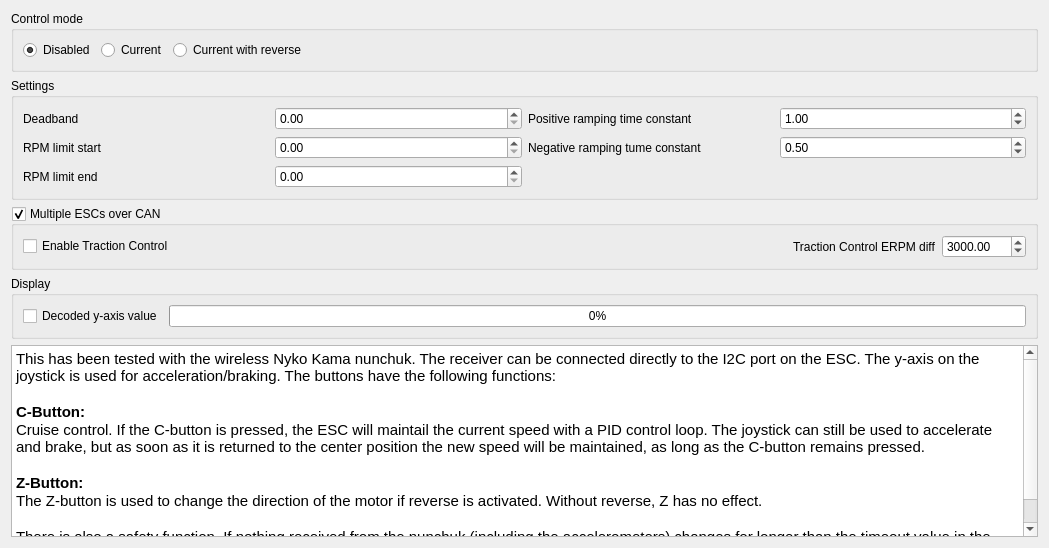
            <widget class="QWidget" name="tab_21">
             <attribute name="title">
              <string>Nunchuk</string>
             </attribute>
             <layout class="QVBoxLayout" name="verticalLayout_32">
              <item>
               <widget class="QGroupBox" name="groupBox_24">
                <property name="title">
                 <string>Control mode</string>
                </property>
                <layout class="QHBoxLayout" name="horizontalLayout_31">
                 <item>
                  <layout class="QHBoxLayout" name="horizontalLayout_35">
                   <item>
                    <widget class="QRadioButton" name="appconfChukDisabledButton">
                     <property name="text">
                      <string>Disabled</string>
                     </property>
                     <property name="checked">
                      <bool>true</bool>
                     </property>
                    </widget>
                   </item>
                   <item>
                    <widget class="QRadioButton" name="appconfChukCurrentNorevButton">
                     <property name="text">
                      <string>Current</string>
                     </property>
                    </widget>
                   </item>
                   <item>
                    <widget class="QRadioButton" name="appconfChukCurrentButton">
                     <property name="text">
                      <string>Current with reverse</string>
                     </property>
                    </widget>
                   </item>
                  </layout>
                 </item>
                 <item>
                  <spacer name="horizontalSpacer_11">
                   <property name="orientation">
                    <enum>Qt::Horizontal</enum>
                   </property>
                   <property name="sizeHint" stdset="0">
                    <size>
                     <width>720</width>
                     <height>20</height>
                    </size>
                   </property>
                  </spacer>
                 </item>
                </layout>
               </widget>
              </item>
              <item>
               <widget class="QGroupBox" name="groupBox_25">
                <property name="sizePolicy">
                 <sizepolicy hsizetype="Preferred" vsizetype="Fixed">
                  <horstretch>0</horstretch>
                  <verstretch>0</verstretch>
                 </sizepolicy>
                </property>
                <property name="title">
                 <string>Settings</string>
                </property>
                <layout class="QGridLayout" name="gridLayout_21">
                 <item row="0" column="0">
                  <widget class="QLabel" name="label_54">
                   <property name="text">
                    <string>Deadband</string>
                   </property>
                  </widget>
                 </item>
                 <item row="0" column="1">
                  <widget class="QDoubleSpinBox" name="appconfChukHystBox">
                   <property name="maximum">
                    <double>1.000000000000000</double>
                   </property>
                   <property name="singleStep">
                    <double>0.050000000000000</double>
                   </property>
                  </widget>
                 </item>
                 <item row="0" column="2">
                  <widget class="QLabel" name="label_63">
                   <property name="text">
                    <string>Positive ramping time constant</string>
                   </property>
                  </widget>
                 </item>
                 <item row="0" column="3">
                  <widget class="QDoubleSpinBox" name="appconfChukRampTimePosBox">
                   <property name="singleStep">
                    <double>0.100000000000000</double>
                   </property>
                   <property name="value">
                    <double>1.000000000000000</double>
                   </property>
                  </widget>
                 </item>
                 <item row="1" column="0">
                  <widget class="QLabel" name="label_56">
                   <property name="text">
                    <string>RPM limit start</string>
                   </property>
                  </widget>
                 </item>
                 <item row="1" column="1">
                  <widget class="QDoubleSpinBox" name="appconfChukRpmLimStartBox">
                   <property name="maximum">
                    <double>200000.000000000000000</double>
                   </property>
                   <property name="singleStep">
                    <double>100.000000000000000</double>
                   </property>
                  </widget>
                 </item>
                 <item row="1" column="2">
                  <widget class="QLabel" name="label_64">
                   <property name="text">
                    <string>Negative ramping tume constant</string>
                   </property>
                  </widget>
                 </item>
                 <item row="1" column="3">
                  <widget class="QDoubleSpinBox" name="appconfChukRampTimeNegBox">
                   <property name="singleStep">
                    <double>0.100000000000000</double>
                   </property>
                   <property name="value">
                    <double>0.500000000000000</double>
                   </property>
                  </widget>
                 </item>
                 <item row="2" column="0">
                  <widget class="QLabel" name="label_55">
                   <property name="text">
                    <string>RPM limit end</string>
                   </property>
                  </widget>
                 </item>
                 <item row="2" column="1">
                  <widget class="QDoubleSpinBox" name="appconfChukRpmLimEndBox">
                   <property name="maximum">
                    <double>200000.000000000000000</double>
                   </property>
                   <property name="singleStep">
                    <double>100.000000000000000</double>
                   </property>
                  </widget>
                 </item>
                </layout>
                <zorder>label_56</zorder>
                <zorder>appconfChukRpmLimStartBox</zorder>
                <zorder>label_54</zorder>
                <zorder>appconfChukHystBox</zorder>
                <zorder>label_55</zorder>
                <zorder>appconfChukRpmLimEndBox</zorder>
                <zorder>label_63</zorder>
                <zorder>appconfChukRampTimePosBox</zorder>
                <zorder>label_64</zorder>
                <zorder>appconfChukRampTimeNegBox</zorder>
               </widget>
              </item>
              <item>
               <widget class="QGroupBox" name="appconfChukMultiGroup">
                <property name="title">
                 <string>Multiple ESCs over CAN</string>
                </property>
                <property name="checkable">
                 <bool>true</bool>
                </property>
                <layout class="QHBoxLayout" name="horizontalLayout_36">
                 <item>
                  <widget class="QCheckBox" name="appconfChukTcBox">
                   <property name="text">
                    <string>Enable Traction Control</string>
                   </property>
                   <property name="checked">
                    <bool>false</bool>
                   </property>
                  </widget>
                 </item>
                 <item>
                  <spacer name="horizontalSpacer_13">
                   <property name="orientation">
                    <enum>Qt::Horizontal</enum>
                   </property>
                   <property name="sizeHint" stdset="0">
                    <size>
                     <width>40</width>
                     <height>20</height>
                    </size>
                   </property>
                  </spacer>
                 </item>
                 <item>
                  <widget class="QLabel" name="label_66">
                   <property name="text">
                    <string>Traction Control ERPM diff</string>
                   </property>
                  </widget>
                 </item>
                 <item>
                  <widget class="QDoubleSpinBox" name="appconfChukTcErpmBox">
                   <property name="maximum">
                    <double>100000.000000000000000</double>
                   </property>
                   <property name="value">
                    <double>3000.000000000000000</double>
                   </property>
                  </widget>
                 </item>
                </layout>
               </widget>
              </item>
              <item>
               <widget class="QGroupBox" name="groupBox_26">
                <property name="title">
                 <string>Display</string>
                </property>
                <layout class="QHBoxLayout" name="horizontalLayout_32">
                 <item>
                  <widget class="QCheckBox" name="appconfUpdateChukBox">
                   <property name="text">
                    <string>Decoded y-axis value</string>
                   </property>
                  </widget>
                 </item>
                 <item>
                  <widget class="QProgressBar" name="appconfDecodedChukBar">
                   <property name="minimum">
                    <number>0</number>
                   </property>
                   <property name="maximum">
                    <number>1000</number>
                   </property>
                   <property name="value">
                    <number>0</number>
                   </property>
                   <property name="format">
                    <string>%p%</string>
                   </property>
                  </widget>
                 </item>
                </layout>
               </widget>
              </item>
              <item>
               <widget class="QTextBrowser" name="textBrowser">
                <property name="html">
                 <string>&lt;!DOCTYPE HTML PUBLIC &quot;-//W3C//DTD HTML 4.0//EN&quot; &quot;http://www.w3.org/TR/REC-html40/strict.dtd&quot;&gt;
&lt;html&gt;&lt;head&gt;&lt;meta name=&quot;qrichtext&quot; content=&quot;1&quot; /&gt;&lt;style type=&quot;text/css&quot;&gt;
p, li { white-space: pre-wrap; }
&lt;/style&gt;&lt;/head&gt;&lt;body style=&quot; font-family:'Sans Serif'; font-size:9pt; font-weight:400; font-style:normal;&quot;&gt;
&lt;p style=&quot; margin-top:0px; margin-bottom:0px; margin-left:0px; margin-right:0px; -qt-block-indent:0; text-indent:0px;&quot;&gt;&lt;span style=&quot; font-family:'Ubuntu'; font-size:11pt;&quot;&gt;This has been tested with the wireless Nyko Kama nunchuk. The receiver can be connected directly to the I2C port on the ESC. The y-axis on the joystick is used for acceleration/braking. The buttons have the following functions:&lt;/span&gt;&lt;/p&gt;
&lt;p style=&quot;-qt-paragraph-type:empty; margin-top:0px; margin-bottom:0px; margin-left:0px; margin-right:0px; -qt-block-indent:0; text-indent:0px; font-family:'Ubuntu'; font-size:11pt;&quot;&gt;&lt;br /&gt;&lt;/p&gt;
&lt;p style=&quot; margin-top:0px; margin-bottom:0px; margin-left:0px; margin-right:0px; -qt-block-indent:0; text-indent:0px;&quot;&gt;&lt;span style=&quot; font-family:'Ubuntu'; font-size:11pt; font-weight:600;&quot;&gt;C-Button:&lt;/span&gt;&lt;/p&gt;
&lt;p style=&quot; margin-top:0px; margin-bottom:0px; margin-left:0px; margin-right:0px; -qt-block-indent:0; text-indent:0px;&quot;&gt;&lt;span style=&quot; font-family:'Ubuntu'; font-size:11pt;&quot;&gt;Cruise control. If the C-button is pressed, the ESC will maintail the current speed with a PID control loop. The joystick can still be used to accelerate and brake, but as soon as it is returned to the center position the new speed will be maintained, as long as the C-button remains pressed.&lt;/span&gt;&lt;/p&gt;
&lt;p style=&quot;-qt-paragraph-type:empty; margin-top:0px; margin-bottom:0px; margin-left:0px; margin-right:0px; -qt-block-indent:0; text-indent:0px; font-family:'Ubuntu'; font-size:11pt;&quot;&gt;&lt;br /&gt;&lt;/p&gt;
&lt;p style=&quot; margin-top:0px; margin-bottom:0px; margin-left:0px; margin-right:0px; -qt-block-indent:0; text-indent:0px;&quot;&gt;&lt;span style=&quot; font-family:'Ubuntu'; font-size:11pt; font-weight:600;&quot;&gt;Z-Button:&lt;/span&gt;&lt;/p&gt;
&lt;p style=&quot; margin-top:0px; margin-bottom:0px; margin-left:0px; margin-right:0px; -qt-block-indent:0; text-indent:0px;&quot;&gt;&lt;span style=&quot; font-family:'Ubuntu'; font-size:11pt;&quot;&gt;The Z-button is used to change the direction of the motor if reverse is activated. Without reverse, Z has no effect.&lt;/span&gt;&lt;/p&gt;
&lt;p style=&quot;-qt-paragraph-type:empty; margin-top:0px; margin-bottom:0px; margin-left:0px; margin-right:0px; -qt-block-indent:0; text-indent:0px; font-family:'Ubuntu'; font-size:11pt;&quot;&gt;&lt;br /&gt;&lt;/p&gt;
&lt;p style=&quot; margin-top:0px; margin-bottom:0px; margin-left:0px; margin-right:0px; -qt-block-indent:0; text-indent:0px;&quot;&gt;&lt;span style=&quot; font-family:'Ubuntu'; font-size:11pt;&quot;&gt;There is also a safety function. If nothing received from the nunchuk (including the accelerometers) changes for longer than the timeout value in the &lt;/span&gt;&lt;span style=&quot; font-family:'Ubuntu'; font-size:11pt; font-style:italic;&quot;&gt;General&lt;/span&gt;&lt;span style=&quot; font-family:'Ubuntu'; font-size:11pt;&quot;&gt; tab, the timeout function will be activated and either release the motor or brake with the current specified next to the timeout value.&lt;/span&gt;&lt;/p&gt;&lt;/body&gt;&lt;/html&gt;</string>
                </property>
               </widget>
              </item>
             </layout>
            </widget>
